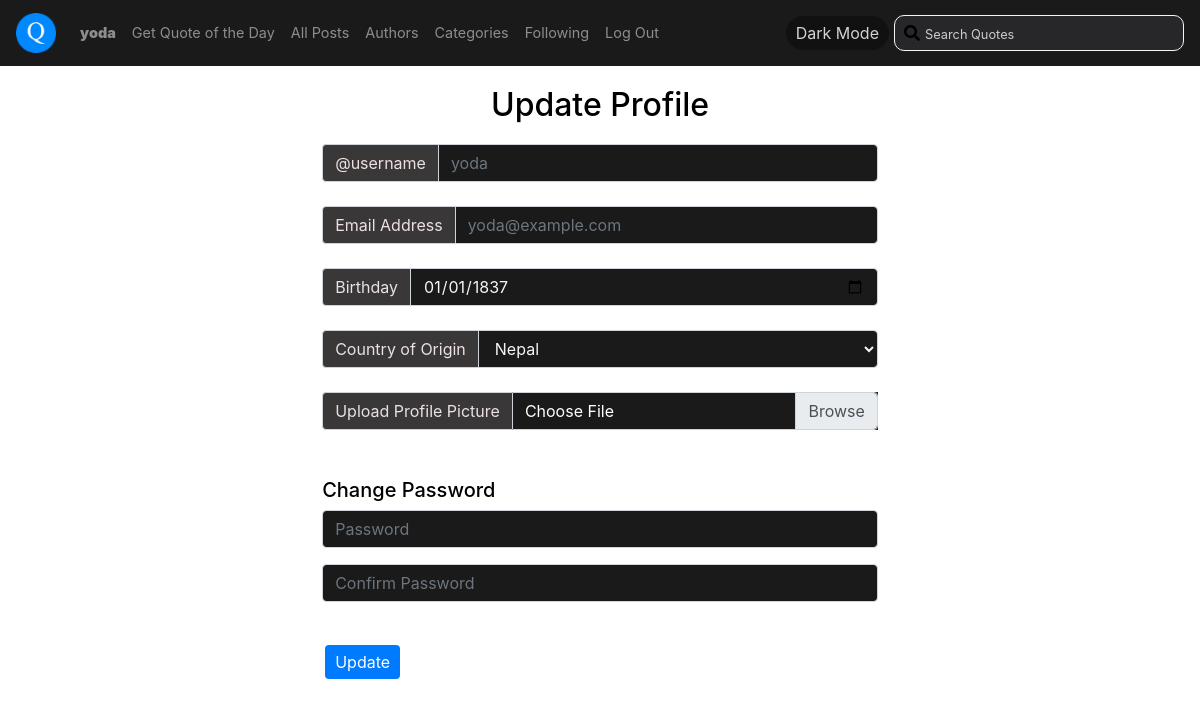
The app's page /update_profile (signed in) with its own data.
### quote/models.py (models this page shows, shortened)
class User(AbstractUser):
    """username, password, date_joined, email, first_name, last_name, is_active, is_staff, is_superuser, last_login"""

class UserProfile(models.Model):
    user = models.OneToOneField(User, on_delete=models.CASCADE, related_name='userprofile')
    country_of_origin = models.CharField(max_length=200, blank=True)
    profile_picture = models.ImageField(upload_to='profile_pictures/', blank=True)
    birthday = models.DateField(blank=True, null=True)

### quote/views.py (the view)
# urls.py: path('update_profile', views.update_profile, name='update_profile'),
@login_required
def update_profile(request):
    if request.method == "POST":
        user = request.user
        userprofile, created = UserProfile.objects.get_or_create(user=user)
        if request.POST.get('username'):
            new_username = request.POST.get('username')
            if User.objects.filter(username=new_username).exists() and new_username != user.username:
                messages.error(request, "Username already taken!")
                return render(request, "quote/update_profile.html")
            else:
                user.username = new_username
        if request.POST.get('email'):
            user.email = request.POST.get('email', user.email)
        if request.POST.get('birthday'):
            userprofile.birthday = request.POST.get('birthday', userprofile.birthday)
        if request.POST.get('country_of_origin'):
            userprofile.country_of_origin = request.POST.get('country_of_origin', userprofile.country_of_origin)
        if 'profile_picture' in request.FILES:
            userprofile.profile_picture = request.FILES['profile_picture']
        password = request.POST.get('password')
        confirmation = request.POST.get('confirmation')
        if password and confirmation and password == confirmation:
            user.set_password(password)
        elif password or confirmation:
            messages.error(request, "Passwords must match!")
            return render(request, "quote/update_profile.html")
        user.save()
        userprofile.save()
        messages.success(request, "Profile updated successfully!")
        return HttpResponseRedirect(reverse("profile", args=(user.id,)))
    else:
        countries = [country.name for country in pycountry.countries]
        return render(request, "quote/update_profile.html", {
            'countries': countries,
        })

### quote/templates/quote/update_profile.html (shortened to what this page needs)
{% extends "quote/layout.html" %}
{% block body %}
    <h2>Update Profile</h2>
    <div class="container">
        <form action="{% url 'update_profile' %}" method="post" enctype="multipart/form-data">
            <div class="input-group">
                <div class="input-group-prepend">
                    <span class="input-group-text">@username</span>
                </div>
                <input type="text" aria-label="Username" class="form-control" name="username" placeholder="{{ request.user }}">
            </div>
            <br>
            <div class="input-group">
                <div class="input-group-prepend">
                    <span class="input-group-text">Email Address</span>
                </div>
                <input type="text" aria-label="Email" class="form-control" name="email" placeholder="{{ request.user.email }}">
            </div>
            <br>
            <div class="input-group">
                <div class="input-group-prepend">
                    <span class="input-group-text">Birthday</span>
                </div>
                <input type="date" aria-label="Birthday" class="form-control" name="birthday" value="{% if request.user.userprofile.birthday %}{{ request.user.userprofile.birthday|date:'Y-m-d' }}{% endif %}">
            </div>
            <br>
            <div class="input-group">
                <div class="input-group-prepend">
                    <span class="input-group-text">Country of Origin</span>
                </div>
                <select class="form-control" name="country_of_origin">
                    {% for country in countries %}
                        <option class="light-gray" value="{{ country }}" {% if country == request.user.userprofile.country_of_origin %}selected {% endif %}>
                            {{ country }}
                        </option>
                    {% endfor %}
                </select>
            </div>
            <br>
            <div class="input-group mb-4">
                <div class="input-group-prepend">
                    <span class="input-group-text" id="inputGroupFileAddon01">Upload Profile Picture</span>
                </div>
                <div class="custom-file">
                    <label class="custom-file-label" for="inputGroupFile01" placeholder="Choose File">Choose File</label>
                </div>
            </div>
            <br>
            <h5>Change Password</h5>
            <div class="form-group">
                <input class="form-control" type="password" name="password" placeholder="Password">
            </div>
            <div class="form-group">
                <input class="form-control" type="password" name="confirmation" placeholder="Confirm Password">
            </div>
            <br>
            <input class="btn btn-primary" type="submit" value="Update">
        </form>
    </div>
{% endblock %}

### quote/templates/quote/layout.html (shortened to what this page needs)
{% load static %}
<!DOCTYPE html>
<html lang="en-US">
    <head>
        <link rel="stylesheet" href="https://cdn.jsdelivr.net/npm/bootstrap@4.1.3/dist/css/bootstrap.min.css">
        <link rel="stylesheet" href="https://cdnjs.cloudflare.com/ajax/libs/font-awesome/5.15.3/css/all.min.css">
        <link rel="stylesheet" href="https://use.fontawesome.com/releases/v5.15.4/css/all.css">
        <link rel="stylesheet" href="{% static 'quote/styles.css' %}">
    </head>
    <body>
        <nav class="navbar navbar-expand-md navbar-dark bg-dark">
            <a class="navbar-brand" href="{% url 'index' %}">
                <img src="{% static 'quote/favicon.ico' %}" alt="Quotes" width="40" height="40">
            </a>
            <div class="collapse navbar-collapse" id="navbarSupportedContent">
                <ul class="navbar-nav mr-auto">
                    {% if user.is_authenticated %}
                        <li class="nav-item">
                            <a class="nav-link" href="{% url 'profile' user.id %}" style="font-weight: bold;"><strong>{{ user.username }}</strong></a>
                        </li>
                        <li class="nav-item">
                            <a class="nav-link" href="{% url 'quote_of_the_day' %}">Get Quote of the Day</a>
                        </li>
                    {% endif %}
                        <li class="nav-item">
                            <a class="nav-link" href="{% url 'index' %}">All Posts</a>
                        </li>
                    {% if user.is_authenticated %}
                        <li class="nav-item">
                            <a class="nav-link" href="{% url 'authors' %}">Authors</a>
                        </li>
                        <li class="nav-item">
                            <a class="nav-link" href="{% url 'categories' %}">Categories</a>
                        </li>
                        <li class="nav-item">
                            <a class="nav-link" href="{% url 'following' %}">Following</a>
                        </li>
                        <li class="nav-item">
                            <a class="nav-link" href="{% url 'logout' %}">Log Out</a>
                        </li>
                    {% endif %}
                </ul>
                <button type="button" class="btn-theme-toggle" id="theme-toggle">Dark Mode</button>
                <form action="{% url 'search' %}" method="get" role="search" autocomplete="off">
                    <div style="position: relative; display: inline-block;">
                        <input type="search" class="search-bar" id="header-search-bar" placeholder="Search Quotes" name="q" value data-last-active-input style="padding-left: 30px;">
                        <i class="fas fa-search" style="position: absolute; left: 10px; top: 50%; transform: translateY(-50%);"></i>
                    </div>
                </form>
            </div>
        </nav>
        <div>
            {% block body %}
            {% endblock %}
        </div>
    </body>
</html>

### quote/static/quote/styles.css (style rules this page uses)
body { background-color: white; color: black; margin: 0; align-items: center; min-height: 100vh; width: 100%; }
.btn-theme-toggle { background-color: #111111; border: none; color: #D3D3D3; padding: 5px 10px; text-align: center; text-decoration: none; display: inline-block; font-size: 1rem; margin: 5px 5px; cursor: pointer; border-radius: 25px; transition: background-color 0.3s ease; }
h2 { margin: 20px 20px; text-align: center; }
.container { display: flex; flex-direction: column; justify-content: center; align-items: center; width: 100%; margin: 0 auto 20px auto; }
.navbar { background-color: rgb(26, 26, 27) !important; }
.nav-link { font-size: 0.9em; }
.search-bar { box-sizing: border-box; border-radius: 10px; background-color: rgb(39, 39, 41); border: 0.5px solid whitesmoke; transition: border 0.1s ease; display: flex; justify-content: space-between; align-items: center; width: 100%; padding: 5px 10px; margin: 0 auto; color:#f0f0f0 }
.search-bar::placeholder { font-size: 0.8em; color: #ccc; }
.form-group { width: 100%; }
.form-control { background-color: rgb(26, 26, 27); color: whitesmoke; }
.input-group-text { background-color: rgb(57, 55, 55); color: rgb(235, 225, 225); }
.custom-file { background-color: rgb(26, 26, 27); color: white; }
.custom-file-label { background-color: rgb(26, 26, 27); color: white; }
.custom-file-label::before { color: red; }
.btn { background-color: #007bff; border: none; color: white; padding: 5px 10px; text-align: center; text-decoration: none; display: inline-block; font-size: 1rem; margin: 3px 3px; cursor: pointer; }

### records on screen
User: username "yoda", email "yoda@example.com", birthday "01/01/1837", country_of_origin "Nepal"
